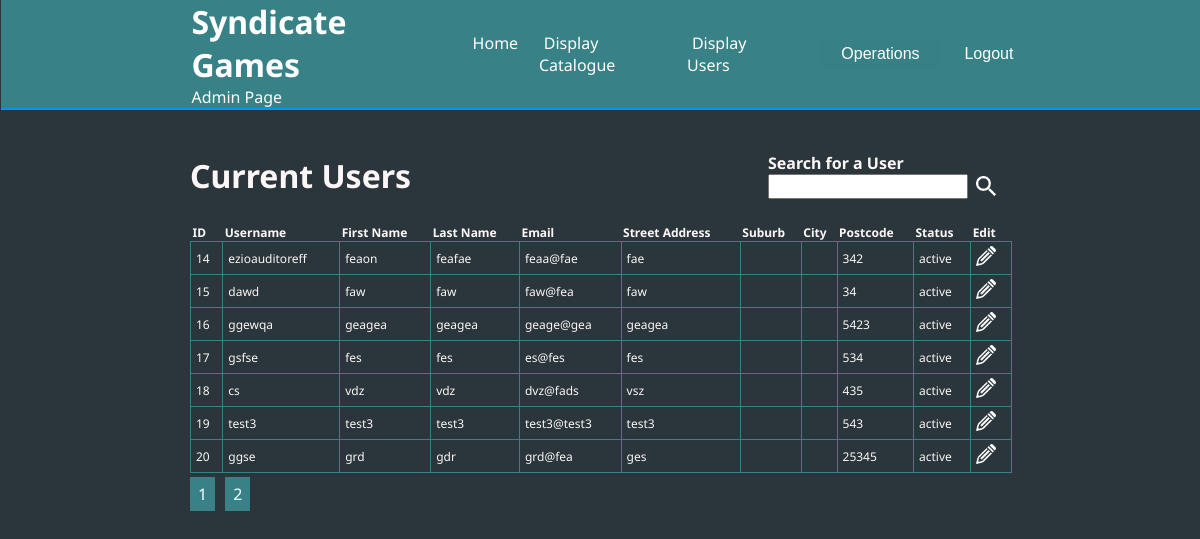
The app's page /displayusers.php?page=2 (signed in), older data.
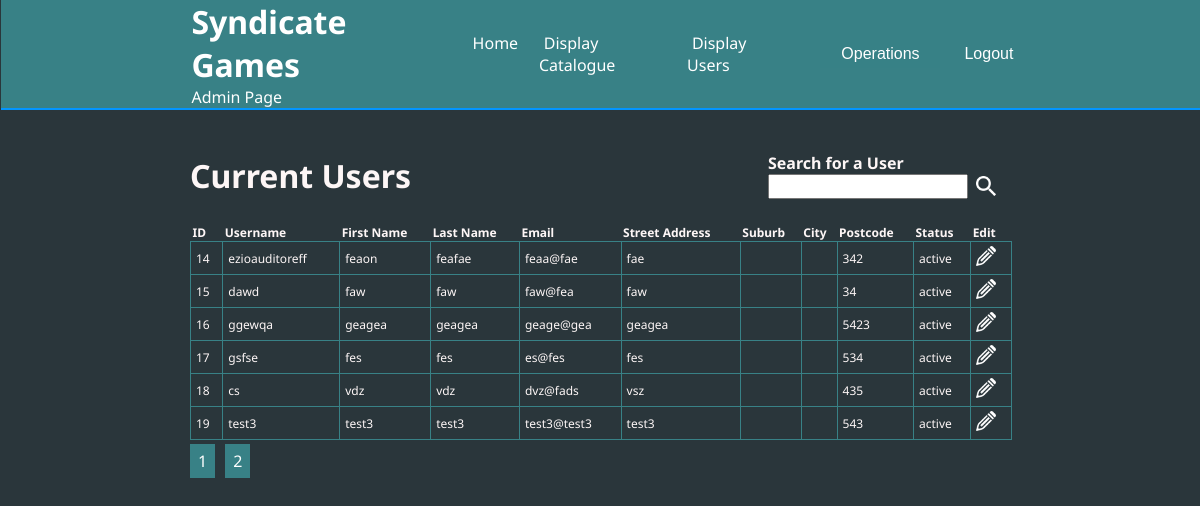
The same page, newer data.
### tables this page shows
CREATE TABLE IF NOT EXISTS `users` (
  `userid` int(10) NOT NULL AUTO_INCREMENT,
  `username` varchar(30) DEFAULT NULL,
  `firstname` varchar(30) DEFAULT NULL,
  `lastname` varchar(30) DEFAULT NULL,
  `streetadd` varchar(50) DEFAULT NULL,
  `suburb` varchar(30) DEFAULT NULL,
  `city` varchar(30) DEFAULT NULL,
  `postcode` varchar(10) DEFAULT NULL,
  `email` varchar(60) DEFAULT NULL,
  `password` varchar(256) DEFAULT NULL,
  `status` tinyint(1) NOT NULL DEFAULT 1,
  PRIMARY KEY (`userid`)
);

### db.php (called while the page is built, shortened)
<?php
class db_gamesmarket {
	private $host="localhost";
    private $user="root";
    private $db="gamesmarket";
    private $pass="";
	private $conn;
	public function __construct() {
		try {
			$this->conn = new PDO( "mysql:host=" . $this->host . ";dbname=" . $this->db, $this->user, $this->pass );
		} catch ( PDOException $e ) {
			print("Unable to connect to the database server.");
			exit();
		}
	}
	public function getalldata($table) {
		$sql = "SELECT * FROM $table";
		$q = $this->conn->query($sql) or die("failed query in getalldata");
		while ($r = $q->fetch(PDO::FETCH_ASSOC)) {
			$results[] = $r;
		}
		return $results;
		exit();
	}
	public function getfinitesetofdata($table, $start, $productspp) {
		$sql = "SELECT * FROM $table LIMIT $start, $productspp";
		$q = $this->conn->query($sql) or die("failed query in getfinitesetofdata");
		while ($r = $q->fetch(PDO::FETCH_ASSOC)) {
			$results[] = $r;
		}
		return $results;
		exit();
	}
}
?>

### displayusers.php (the view, shortened to what this page needs)
<?php
spl_autoload_register( function ( $class ) {
	include_once( 'db.php' );
} );
$obj = new db_gamesmarket;
$results = $obj->getalldata('users');
$productspp = 10;
isset ($_GET['page']) ? $page = $_GET['page'] : $page = 0;
if ($page > 1) {
	$start = $page * $productspp - $productspp;
}
else {
	$start = 0;
}
$numrows = count($results);
$totalpages = $numrows / $productspp;
if ($numrows % $productspp != 0) {
	$totalpages += 1;
}
$results = $obj->getfinitesetofdata('users', $start, $productspp);
?>
<!doctype html>
<html>
<head>
<link rel="stylesheet" href="css/adminstyles.css?<?php echo time(); ?>">
<link rel="stylesheet" href="css/tablestyles.css?<?php echo time(); ?>">
</head>
<body>
	<div class="wrapper">
	<?php include 'adminnav.php'; ?>
	<div class="catalogue">
			<div class="catalogue-header">
			<h1>Current Users</h1>
				<div class="search-bars">
				<div class="search-item">
					<form action="controller.php" method="post">
						<div class="searchusers">
							<h4>Search for a User</h4>
							<input type="text" name="searchvalue">
						</div>
				</div>
					<button class="searchbtn" type="submit" name="searchusers"><img src="siteimages/001-search.png" alt=""></button></form>
				</div>
			</div>
			<div class="catalogue-main">
				<div class="catalogue-table">
			<table class="products">
				<tbody>
				<tr>
					<th scope='col'>ID</th>
					<th scope='col'>Username</th>
					<th scope='col'>First Name</th>
					<th scope='col'>Last Name</th>
					<th scope='col'>Email</th>
					<th scope='col'>Street Address</th>
					<th scope='col'>Suburb</th>
					<th scope='col'>City</th>
					<th scope='col'>Postcode</th>
					<th scope='col'>Status</th>
					<th scope='col'>Edit</th>
				</tr>
					<?php
					foreach($results as $result) { ?>
					<tr>
						<td><?php echo $result['userid']; ?></td>
						<td><?php echo $result['username']; ?></td>
						<td><?php echo $result['firstname']; ?></td>
						<td><?php echo $result['lastname']; ?></td>
						<td><?php echo $result['email']; ?></td>
						<td><?php echo $result['streetadd']; ?></td>
						<td><?php echo $result['suburb']; ?></td>
						<td><?php echo $result['city']; ?></td>
						<td><?php echo $result['postcode']; ?></td>
						<td><?php if($result['status'] == 1) {
						echo 'active';
					} else {
						echo 'inactive';
					} ?></td>
						<td>
							<form action="controller.php" class="table_form" method="post">
							<div class="editbutton">
								<input class="editbutton" type="image" name="edituser" src="siteimages/editwhite.png" value="Edit">
							</div>
							</form>
						</td>
					</tr>
					<?php
					}
					?>
				</tbody>
			</table>
			<div class="pagelinks">
			<?php
				for($p = 1; $p <= $totalpages; $p++) {
					echo "<a href='?page=$p'>$p</a>";
				}
			?>
			</div>
		</div>
			</div>
		</div>
		</div>
</body>
</html>

### adminnav.php (shortened to what this page needs)
<div class="navbackgroundadmin">
<div class="nav">
			<div class="logo">
				<a href="index.php">
				<h1>Syndicate Games</h1>
				<span>Admin Page</span>
					</a>
			</div>
			<div class="page-links">
				<div>
				<ul>
					<li><a href="index.php">Home</a></li>
					<li><a href="displaycatalogue.php">Display Catalogue</a></li>
					<li><a href="displayusers.php">Display Users</a></li>
					<li>
					</li>
					<li></li>
				</ul></div>
				<div class="dropdiv"><button class="dropbtn">Operations</button>
						</div>
			</div>
			<div class="logout">
				<form action="controller.php" method="post">
				<button type="submit" class="logoutbtn" name="logout">Logout</button>
					</form>
			</div>
		</div>
	</div>

### css/adminstyles.css (style rules this page uses)
* { margin: 0; padding: 0; box-sizing: border-box; }
body { background-color: #2a363b; color: #fdf6f6; font-family: 'Noto Sans', sans-serif; overflow-x: hidden; }
a { text-decoration: none; color: #fff; }
.wrapper { max-width: 70%; min-width: 800px; margin-top: 2%; padding-bottom: 10px; padding-left: 10px; margin: auto; }
table { width: 99%; border-collapse: collapse; font-size: 12px; }
table tr th { padding: 0 2px; text-align: left; }
table tr td { padding: 4px 5px; border: 1px solid #388186; }
.nav { max-width: 70%; min-width: 800px; margin: auto; padding-left: 10px; display: flex; justify-content: space-between; align-items: center; background-color: #388186; }
.navbackgroundadmin { width: 100vw; position: relative; left: 50%; right: 50%; margin-left: -50.3vw; margin-right: -50vw; background-color: #388186; border-bottom: 2px #0395FF solid; }
.nav ul li { list-style: none; padding: 0.5rem 0 0.5rem 1rem; display: inline-block; }
.nav ul li a { text-decoration: none; color: #FFF; font-size: 16px; padding: 0.3rem; }
.nav ul { display: flex; }
button.logoutbtn { width: 100%; font-size: 1rem; background: none; color: #fff; border: none; }
.page-links { display: flex; align-items: center; vertical-align: center; }
.search-bars, .refine-genre, .search-item { display: flex; }
button { width: 100%; font-size: 1rem; margin: 1.5rem 1.5rem 1.5rem 0.5rem; background: #388186; color: #fff; border: none; }
.catalogue-header { display: flex; justify-content: space-between; align-items: center; padding-top: 1rem; }
.search-bars { display: flex; align-items: center; }
.dropbtn { background-color: rgba(56, 129, 134, 0.8); color: white; padding: 0.3rem; border-radius: 0; width: 120px; border: none; margin: 0; }
.dropdiv { position: relative; display: inline-block; }

### css/tablestyles.css (style rules this page uses)
.editbutton input[type="image"] { width: 20px; }
.pagelinks { padding-top: 10px; }
.pagelinks a { color: #fff; text-decoration: none; margin-right: 10px; background-color: #388186; padding: 6px 8px; }
.searchproducts input[type='text'], .searchusers input[type='text'], .refine-genre select { width: 200px; height: 25px; }
.search-bars { display: flex; }
.searchbtn img { width: 20px; }
button.searchbtn { margin-top: 50px; background: #2a363b; }

Row changes from the older to the newer data that the page shows:
removed users: userid "20", username "ggse", firstname "grd", lastname "gdr", email "grd@fea", streetadd "ges", postcode "25345", status "active"
